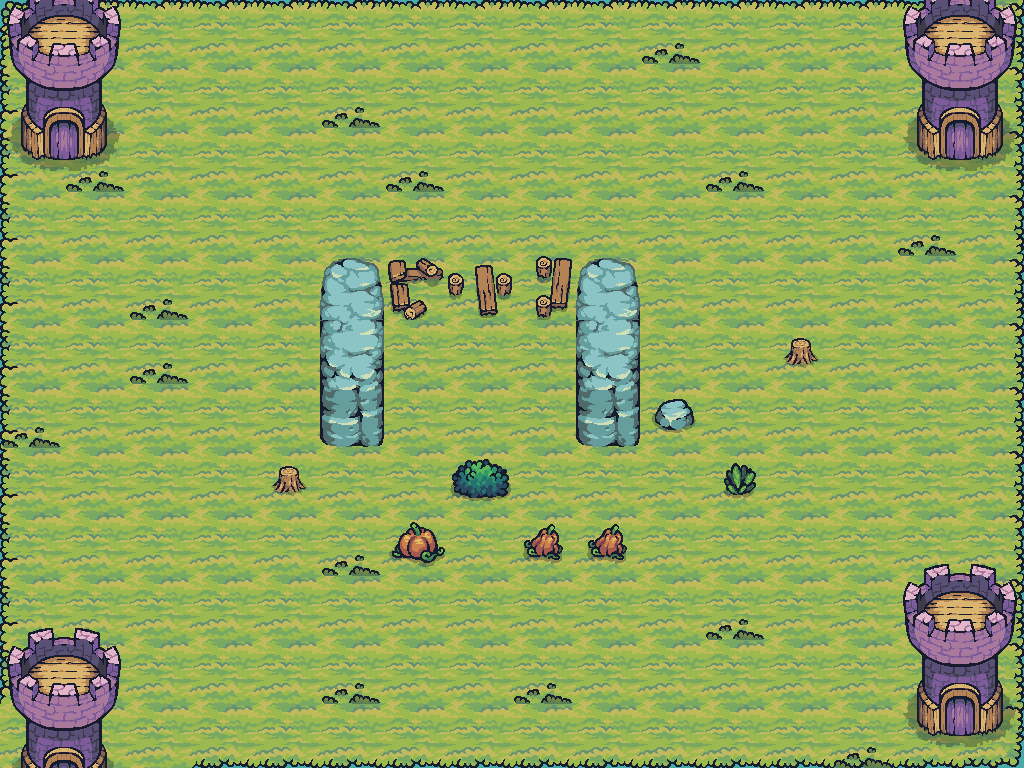

Below is a game level as drawn by its tile map, then a one-line description and the .tmx that defines it (tile-layer data replaced by summaries):
An orthogonal 16x12 tile map with 64x64 px tiles, 7 tile layers (Water, Foam, layerforedge, new game bg, ...), 27 tilesets and 25 objects (17x Block, PlayerCheckpoint, AntiPlayerCheckpoint, AntiPlayer, Player, ...).

<map version="1.10" tiledversion="1.11.0" orientation="orthogonal" renderorder="right-down" width="16" height="12" tilewidth="64" tileheight="64" infinite="0" nextlayerid="29" nextobjectid="14">
<properties>
  <property name="Star1" type="int" value="33" />
  <property name="Star2" type="int" value="36" />
  <property name="Star3" type="int" value="41" />
 </properties>
 <tileset firstgid="1" source="Terrain.tsx" />
 <tileset firstgid="41" source="Castle_Red.tsx" />
 <tileset firstgid="61" source="Tree.tsx" />
 <tileset firstgid="169" source="17.tsx" />
 <tileset firstgid="171" source="Tower_Blue.tsx" />
 <tileset firstgid="179" source="01.tsx" />
 <tileset firstgid="180" source="06.tsx" />
 <tileset firstgid="181" source="18.tsx" />
 <tileset firstgid="190" source="09.tsx" />
 <tileset firstgid="191" source="12.tsx" />
 <tileset firstgid="192" source="16.tsx" />
 <tileset firstgid="194" source="Castle_Destroyed.tsx" />
 <tileset firstgid="214" source="HappySheep_Idle.tsx" />
 <tileset firstgid="222" source="Tree_192.tsx" />
 <tileset firstgid="234" source="Water.tsx" />
 <tileset firstgid="235" source="Foam_192.tsx" />
 <tileset firstgid="243" source="Tilemap_Elevation.tsx" />
 <tileset firstgid="275" source="02.tsx" />
 <tileset firstgid="276" source="03.tsx" />
 <tileset firstgid="277" source="04.tsx" />
 <tileset firstgid="278" source="07.tsx" />
 <tileset firstgid="279" source="10.tsx" />
 <tileset firstgid="280" source="TX Props.tsx" />
 <tileset firstgid="344" source="13.tsx" />
 <tileset firstgid="345" source="11.tsx" />
 <tileset firstgid="346" source="Bridge_All.tsx" />
 <tileset firstgid="358" source="Tower_Purple.tsx" />
 <group id="26" name="Common">
  <layer id="13" name="Water" width="16" height="12">
   <data>[192 cells, 88 non-empty, 1 distinct tile ids]</data>
  </layer>
  <layer id="14" name="Foam" width="16" height="12" offsetx="128" offsety="0">
   <data>[192 cells, 0 non-empty, 0 distinct tile ids]</data>
  </layer>
  <layer id="19" name="layerforedge" width="16" height="12">
   <data>[192 cells, 32 non-empty, 12 distinct tile ids]</data>
  </layer>
  <layer id="15" name="new game bg" width="16" height="12">
   <data>[192 cells, 192 non-empty, 7 distinct tile ids]</data>
  </layer>
  <layer id="27" name="grass" width="16" height="12">
   <data>[192 cells, 14 non-empty, 1 distinct tile ids]</data>
  </layer>
  <objectgroup id="21" name="TreesOutSideGameGrid" class="TreesOutSideGameGrid" />
  <layer id="28" name="ArcherTowers" width="16" height="12">
   <data>[192 cells, 26 non-empty, 8 distinct tile ids]</data>
  </layer>
 </group>
 <layer id="13" name="CollisionblockTileLayer" width="16" height="12">
  <data>[192 cells, 17 non-empty, 12 distinct tile ids]</data>
 </layer>
 <objectgroup id="5" name="Collisionblocks">
  <object id="1" name="Block" type="Block" x="320" y="256" width="64" height="64" />
  <object id="2" name="Block" type="Block" x="384" y="256" width="64" height="64" />
  <object id="3" name="Block" type="Block" x="448" y="256" width="64" height="64" />
  <object id="4" name="Block" type="Block" x="512" y="256" width="64" height="64" />
  <object id="5" name="Block" type="Block" x="576" y="256" width="64" height="64" />
  <object id="6" name="Block" type="Block" x="320" y="320" width="64" height="64" />
  <object id="7" name="Block" type="Block" x="576" y="320" width="64" height="64" />
  <object id="8" name="Block" type="Block" x="768" y="320" width="64" height="64" />
  <object id="10" name="Block" type="Block" x="320" y="384" width="64" height="64" />
  <object id="12" name="Block" type="Block" x="576" y="384" width="64" height="64" />
  <object id="13" name="Block" type="Block" x="640" y="384" width="64" height="64" />
  <object id="14" name="Block" type="Block" x="256" y="448" width="64" height="64" />
  <object id="16" name="Block" type="Block" x="448" y="448" width="64" height="64" />
  <object id="17" name="Block" type="Block" x="704" y="448" width="64" height="64" />
  <object id="19" name="Block" type="Block" x="384" y="512" width="64" height="64" />
  <object id="20" name="Block" type="Block" x="512" y="512" width="64" height="64" />
  <object id="21" name="Block" type="Block" x="576" y="512" width="64" height="64" />
 </objectgroup>
 <objectgroup id="6" name="Checkpoints">
  <object id="9" name="PlayerCheckpoint" type="PlayerCheckpoint" x="256" y="384" width="64" height="64" />
  <object id="18" name="AntiPlayerCheckpoint" type="AntiPlayerCheckpoint" x="256" y="512" width="64" height="64" />
 </objectgroup>
 <objectgroup id="7" name="Spawnpoints">
  <object id="11" name="AntiPlayer" type="AntiPlayer" x="512" y="384" width="64" height="64" />
  <object id="15" name="Player" type="Player" x="320" y="448" width="64" height="64" />
 </objectgroup>
 <objectgroup id="14" name="ArcherSpawnPoints">
  <object id="3" name="ArcherRightBottom" type="ArcherRightBottom" x="960" y="576" width="64" height="64" />
  <object id="11" name="ArcherRightTop" type="ArcherRightTop" x="942.603" y="-8.19048" width="64" height="64" />
  <object id="12" name="ArcherLeftBottom" type="ArcherLeftBottom" x="64" y="640" width="64" height="64" />
  <object id="13" name="ArcherLeftTop" type="ArcherLeftTop" x="64" y="0" width="64" height="64" />
 </objectgroup>
</map>
